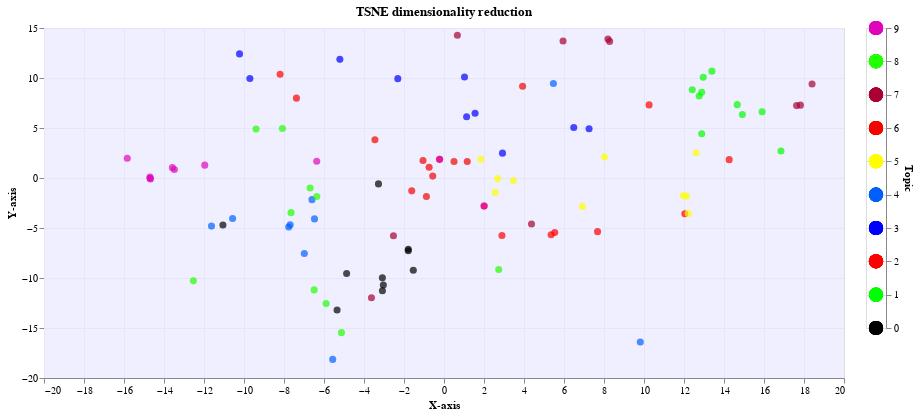

The notebook cell this image was saved under:
### Code cell
# grafico interattivo con gli stessi colori del precedente
selection = alt.selection_multi(fields = ['Topic'], toggle = 'true')

chart = alt.Chart(df).mark_circle(size = 50).encode(
    x = alt.X('X-axis', axis=alt.Axis(title = 'X-axis')),
    y = alt.Y('Y-axis', axis=alt.Axis(title = 'Y-axis')),
    color = alt.condition(selection, alt.Color('Topic:N', 
                                               legend=None, 
                                               scale=alt.Scale(domain = list(df['Topic']), range=colours)),
                          alt.value('lightgray'))
).properties(title="TSNE dimensionality reduction", width=800, height = 350).add_selection(selection).interactive()

legend = alt.Chart(df).mark_point(filled = True, size = 200).encode(
    y = alt.Y('Topic', axis = alt.Axis(orient = 'right')),
    color = alt.condition(selection, alt.Color('Topic:N',
                                             legend = None,
                                             scale = alt.Scale(domain = list(df['Topic']), range = colours)),
                        alt.value('lightgray'))
).add_selection(selection)

background = (alt.Chart(df).mark_rect(color = '#E6E6FA',opacity=0.09))

background + chart | legend

### Figure 1 — Vega-Lite specification as saved in the notebook (floating-point values rounded to 4 significant figures)
{"config": {"view": {"continuousWidth": 400, "continuousHeight": 300}}, "hconcat": [{"layer": [{"mark": {"type": "rect", "color": "#E6E6FA", "opacity": 0.09}}, {"mark": {"type": "circle", "size": 50}, "encoding": {"color": {"condition": {"type": "nominal", "field": "Topic", "legend": null, "scale": {"domain": [0, 0, 0, 0, 0, 0, 0, 0, 0, 0, 1, 1, 1, 1, 1, 1, 1, 1, 1, 1, 2, 2, 2, 2, 2, 2, 2, 2, 2, 2, 3, 3, 3, 3, 3, 3, 3, 3, 3, 3, 4, 4, 4, 4, 4, 4, 4, 4, 4, 4, 5, 5, 5, 5, 5, 5, 5, 5, 5, 5, 6, 6, 6, 6, 6, 6, 6, 6, 6, 6, 7, 7, 7, 7, 7, 7, 7, 7, 7, 7, 8, 8, 8, 8, 8, 8, 8, 8, 8, 8, 9, 9, 9, 9, 9, 9, 9, 9, 9, 9], "range": ["#000000", "#00FF00", "#FF0000", "#0000FF", "#035FFF", "#FFFF00", "#F30400", "#AA0033", "#22FF00", "#E005BB"]}, "selection": "selector001"}, "value": "lightgray"}, "x": {"type": "quantitative", "axis": {"title": "X-axis"}, "field": "X-axis"}, "y": {"type": "quantitative", "axis": {"title": "Y-axis"}, "field": "Y-axis"}}, "height": 350, "selection": {"selector001": {"type": "multi", "fields": ["Topic"], "toggle": "true"}, "selector002": {"type": "interval", "bind": "scales", "encodings": ["x", "y"]}}, "title": "TSNE dimensionality reduction", "width": 800}]}, {"mark": {"type": "point", "filled": true, "size": 200}, "encoding": {"color": {"condition": {"type": "nominal", "field": "Topic", "legend": null, "scale": {"domain": [0, 0, 0, 0, 0, 0, 0, 0, 0, 0, 1, 1, 1, 1, 1, 1, 1, 1, 1, 1, 2, 2, 2, 2, 2, 2, 2, 2, 2, 2, 3, 3, 3, 3, 3, 3, 3, 3, 3, 3, 4, 4, 4, 4, 4, 4, 4, 4, 4, 4, 5, 5, 5, 5, 5, 5, 5, 5, 5, 5, 6, 6, 6, 6, 6, 6, 6, 6, 6, 6, 7, 7, 7, 7, 7, 7, 7, 7, 7, 7, 8, 8, 8, 8, 8, 8, 8, 8, 8, 8, 9, 9, 9, 9, 9, 9, 9, 9, 9, 9], "range": ["#000000", "#00FF00", "#FF0000", "#0000FF", "#035FFF", "#FFFF00", "#F30400", "#AA0033", "#22FF00", "#E005BB"]}, "selection": "selector001"}, "value": "lightgray"}, "y": {"type": "quantitative", "axis": {"orient": "right"}, "field": "Topic"}}, "selection": {"selector001": {"type": "multi", "fields": ["Topic"], "toggle": "true"}}}], "data": {"name": "data-8c0995fe98cff6f86d59fc9ba1ac2c8b"}, "$schema": "https://vega.github.io/schema/vega-lite/v4.8.1.json", "datasets": {"data-8c0995fe98cff6f86d59fc9ba1ac2c8b": [{"X-axis": -3.081, "Y-axis": -9.987, "Colours": "#000000", "Topic": 0}, {"X-axis": -1.784, "Y-axis": -7.129, "Colours": "#000000", "Topic": 0}, {"X-axis": -1.787, "Y-axis": -7.267, "Colours": "#000000", "Topic": 0}, {"X-axis": -1.534, "Y-axis": -9.219, "Colours": "#000000", "Topic": 0}, {"X-axis": -5.346, "Y-axis": -13.2, "Colours": "#000000", "Topic": 0}, {"X-axis": -3.277, "Y-axis": -0.5877, "Colours": "#000000", "Topic": 0}, {"X-axis": -3.079, "Y-axis": -11.27, "Colours": "#000000", "Topic": 0}, {"X-axis": -3.033, "Y-axis": -10.7, "Colours": "#000000", "Topic": 0}, {"X-axis": -11.05, "Y-axis": -4.698, "Colours": "#000000", "Topic": 0}, {"X-axis": -4.869, "Y-axis": -9.546, "Colours": "#000000", "Topic": 0}, {"X-axis": 16.85, "Y-axis": 2.706, "Colours": "#00FF00", "Topic": 1}, {"X-axis": 12.96, "Y-axis": 10.07, "Colours": "#00FF00", "Topic": 1}, {"X-axis": 12.89, "Y-axis": 4.432, "Colours": "#00FF00", "Topic": 1}, {"X-axis": 12.88, "Y-axis": 8.569, "Colours": "#00FF00", "Topic": 1}, {"X-axis": 12.76, "Y-axis": 8.191, "Colours": "#00FF00", "Topic": 1}, {"X-axis": 15.91, "Y-axis": 6.624, "Colours": "#00FF00", "Topic": 1}, {"X-axis": 13.4, "Y-axis": 10.69, "Colours": "#00FF00", "Topic": 1}, {"X-axis": 14.92, "Y-axis": 6.357, "Colours": "#00FF00", "Topic": 1}, {"X-axis": 14.66, "Y-axis": 7.336, "Colours": "#00FF00", "Topic": 1}, {"X-axis": 12.41, "Y-axis": 8.817, "Colours": "#00FF00", "Topic": 1}, {"X-axis": 7.677, "Y-axis": -5.366, "Colours": "#FF0000", "Topic": 2}, {"X-axis": 2.005, "Y-axis": -2.806, "Colours": "#FF0000", "Topic": 2}, {"X-axis": 2.898, "Y-axis": -5.752, "Colours": "#FF0000", "Topic": 2}, {"X-axis": 5.537, "Y-axis": -5.45, "Colours": "#FF0000", "Topic": 2}, {"X-axis": -7.377, "Y-axis": 7.986, "Colours": "#FF0000", "Topic": 2}, {"X-axis": 5.356, "Y-axis": -5.682, "Colours": "#FF0000", "Topic": 2}, {"X-axis": -8.195, "Y-axis": 10.37, "Colours": "#FF0000", "Topic": 2}, {"X-axis": 12.04, "Y-axis": -3.573, "Colours": "#FF0000", "Topic": 2}, {"X-axis": 14.26, "Y-axis": 1.835, "Colours": "#FF0000", "Topic": 2}, {"X-axis": 10.25, "Y-axis": 7.311, "Colours": "#FF0000", "Topic": 2}, {"X-axis": 1.553, "Y-axis": 6.473, "Colours": "#0000FF", "Topic": 3}, {"X-axis": -9.705, "Y-axis": 9.959, "Colours": "#0000FF", "Topic": 3}, {"X-axis": 2.925, "Y-axis": 2.484, "Colours": "#0000FF", "Topic": 3}, {"X-axis": 1.026, "Y-axis": 10.11, "Colours": "#0000FF", "Topic": 3}, {"X-axis": -10.22, "Y-axis": 12.41, "Colours": "#0000FF", "Topic": 3}, {"X-axis": 7.254, "Y-axis": 4.929, "Colours": "#0000FF", "Topic": 3}, {"X-axis": -2.31, "Y-axis": 9.935, "Colours": "#0000FF", "Topic": 3}, {"X-axis": -5.206, "Y-axis": 11.87, "Colours": "#0000FF", "Topic": 3}, {"X-axis": 1.131, "Y-axis": 6.122, "Colours": "#0000FF", "Topic": 3}, {"X-axis": 6.488, "Y-axis": 5.054, "Colours": "#0000FF", "Topic": 3}, {"X-axis": -6.475, "Y-axis": -4.088, "Colours": "#035FFF", "Topic": 4}, {"X-axis": -6.601, "Y-axis": -2.165, "Colours": "#035FFF", "Topic": 4}, {"X-axis": -11.63, "Y-axis": -4.811, "Colours": "#035FFF", "Topic": 4}, {"X-axis": -7.692, "Y-axis": -4.666, "Colours": "#035FFF", "Topic": 4}, {"X-axis": -6.983, "Y-axis": -7.549, "Colours": "#035FFF", "Topic": 4}, {"X-axis": -7.763, "Y-axis": -4.9, "Colours": "#035FFF", "Topic": 4}, {"X-axis": -5.565, "Y-axis": -18.14, "Colours": "#035FFF", "Topic": 4}, {"X-axis": -10.57, "Y-axis": -4.043, "Colours": "#035FFF", "Topic": 4}, {"X-axis": 5.471, "Y-axis": 9.449, "Colours": "#035FFF", "Topic": 4}, {"X-axis": 9.815, "Y-axis": -16.4, "Colours": "#035FFF", "Topic": 4}, {"X-axis": 2.56, "Y-axis": -1.458, "Colours": "#FFFF00", "Topic": 5}, {"X-axis": 3.475, "Y-axis": -0.2445, "Colours": "#FFFF00", "Topic": 5}, {"X-axis": 12.12, "Y-axis": -1.836, "Colours": "#FFFF00", "Topic": 5}, {"X-axis": 8.025, "Y-axis": 2.096, "Colours": "#FFFF00", "Topic": 5}, {"X-axis": 6.922, "Y-axis": -2.84, "Colours": "#FFFF00", "Topic": 5}, {"X-axis": 1.847, "Y-axis": 1.874, "Colours": "#FFFF00", "Topic": 5}, {"X-axis": 12.61, "Y-axis": 2.526, "Colours": "#FFFF00", "Topic": 5}, {"X-axis": 2.686, "Y-axis": -0.06366, "Colours": "#FFFF00", "Topic": 5}, {"X-axis": 12.21, "Y-axis": -3.538, "Colours": "#FFFF00", "Topic": 5}, {"X-axis": 11.97, "Y-axis": -1.762, "Colours": "#FFFF00", "Topic": 5}, {"X-axis": -0.744, "Y-axis": 1.069, "Colours": "#F30400", "Topic": 6}, {"X-axis": -1.049, "Y-axis": 1.745, "Colours": "#F30400", "Topic": 6}, {"X-axis": 1.163, "Y-axis": 1.645, "Colours": "#F30400", "Topic": 6}, {"X-axis": 3.93, "Y-axis": 9.179, "Colours": "#F30400", "Topic": 6}, {"X-axis": -0.5632, "Y-axis": 0.1901, "Colours": "#F30400", "Topic": 6}, {"X-axis": -0.8788, "Y-axis": -1.854, "Colours": "#F30400", "Topic": 6}, {"X-axis": 0.5014, "Y-axis": 1.649, "Colours": "#F30400", "Topic": 6}, {"X-axis": -1.613, "Y-axis": -1.287, "Colours": "#F30400", "Topic": 6}, {"X-axis": -0.2207, "Y-axis": 1.863, "Colours": "#F30400", "Topic": 6}, {"X-axis": -3.454, "Y-axis": 3.824, "Colours": "#F30400", "Topic": 6}, {"X-axis": 18.4, "Y-axis": 9.394, "Colours": "#AA0033", "Topic": 7}, {"X-axis": 8.282, "Y-axis": 13.66, "Colours": "#AA0033", "Topic": 7}, {"X-axis": 8.198, "Y-axis": 13.89, "Colours": "#AA0033", "Topic": 7}, {"X-axis": 0.6701, "Y-axis": 14.27, "Colours": "#AA0033", "Topic": 7}, {"X-axis": 4.375, "Y-axis": -4.596, "Colours": "#AA0033", "Topic": 7}, {"X-axis": -3.627, "Y-axis": -11.98, "Colours": "#AA0033", "Topic": 7}, {"X-axis": 17.82, "Y-axis": 7.287, "Colours": "#AA0033", "Topic": 7}, {"X-axis": -2.527, "Y-axis": -5.779, "Colours": "#AA0033", "Topic": 7}, {"X-axis": 5.953, "Y-axis": 13.7, "Colours": "#AA0033", "Topic": 7}, {"X-axis": 17.63, "Y-axis": 7.239, "Colours": "#AA0033", "Topic": 7}, {"X-axis": -5.892, "Y-axis": -12.55, "Colours": "#22FF00", "Topic": 8}, {"X-axis": -5.127, "Y-axis": -15.47, "Colours": "#22FF00", "Topic": 8}, {"X-axis": -12.53, "Y-axis": -10.29, "Colours": "#22FF00", "Topic": 8}, {"X-axis": -6.491, "Y-axis": -11.19, "Colours": "#22FF00", "Topic": 8}, {"X-axis": -6.36, "Y-axis": -1.855, "Colours": "#22FF00", "Topic": 8}, {"X-axis": -7.647, "Y-axis": -3.464, "Colours": "#22FF00", "Topic": 8}, {"X-axis": -6.695, "Y-axis": -0.9948, "Colours": "#22FF00", "Topic": 8}, {"X-axis": 2.736, "Y-axis": -9.142, "Colours": "#22FF00", "Topic": 8}, {"X-axis": -8.08, "Y-axis": 4.947, "Colours": "#22FF00", "Topic": 8}, {"X-axis": -9.396, "Y-axis": 4.9, "Colours": "#22FF00", "Topic": 8}, {"X-axis": -13.48, "Y-axis": 0.858, "Colours": "#E005BB", "Topic": 9}, {"X-axis": -0.2207, "Y-axis": 1.863, "Colours": "#E005BB", "Topic": 9}, {"X-axis": 2.005, "Y-axis": -2.806, "Colours": "#E005BB", "Topic": 9}, {"X-axis": -14.7, "Y-axis": -0.02363, "Colours": "#E005BB", "Topic": 9}, {"X-axis": -6.363, "Y-axis": 1.668, "Colours": "#E005BB", "Topic": 9}, {"X-axis": -14.68, "Y-axis": -0.08793, "Colours": "#E005BB", "Topic": 9}, {"X-axis": -11.96, "Y-axis": 1.286, "Colours": "#E005BB", "Topic": 9}, {"X-axis": -14.7, "Y-axis": 0.09009, "Colours": "#E005BB", "Topic": 9}, {"X-axis": -15.84, "Y-axis": 1.983, "Colours": "#E005BB", "Topic": 9}, {"X-axis": -13.58, "Y-axis": 1.035, "Colours": "#E005BB", "Topic": 9}]}}
